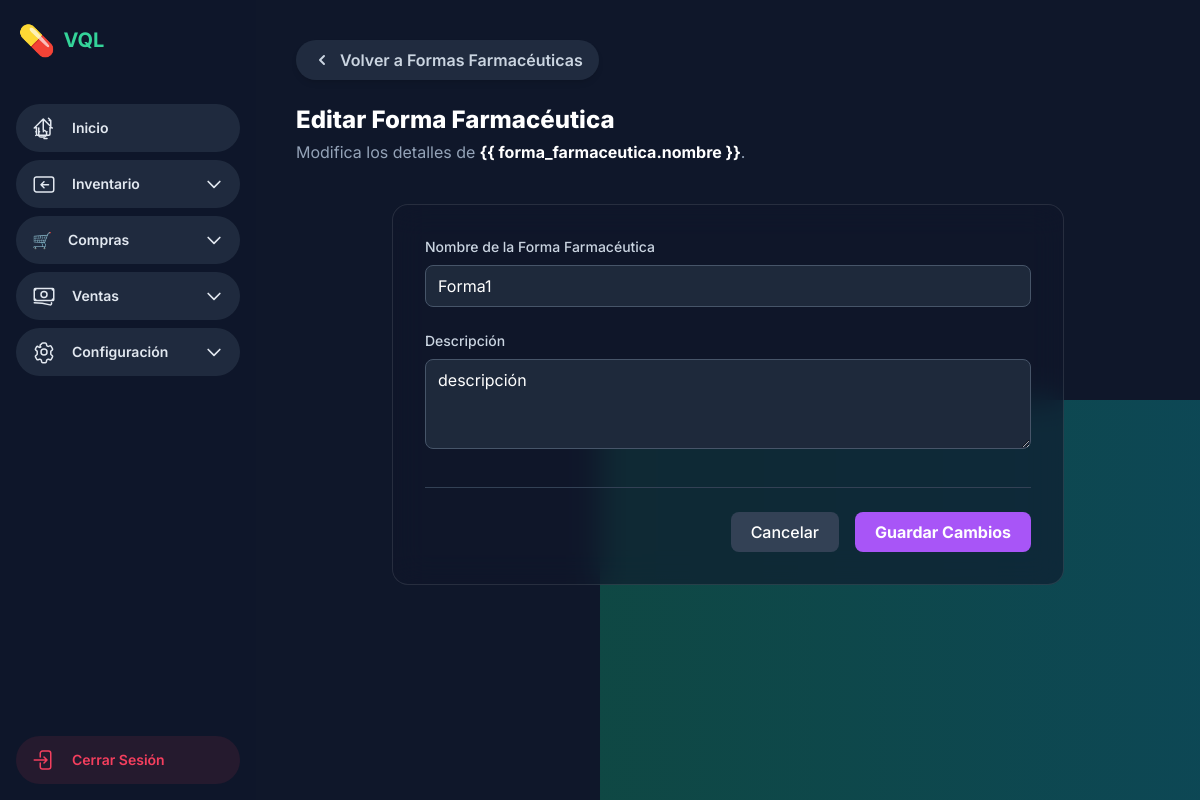
/inventario/formas-farmaceutica/1/editar/, run on an earlier commit of the app's database.
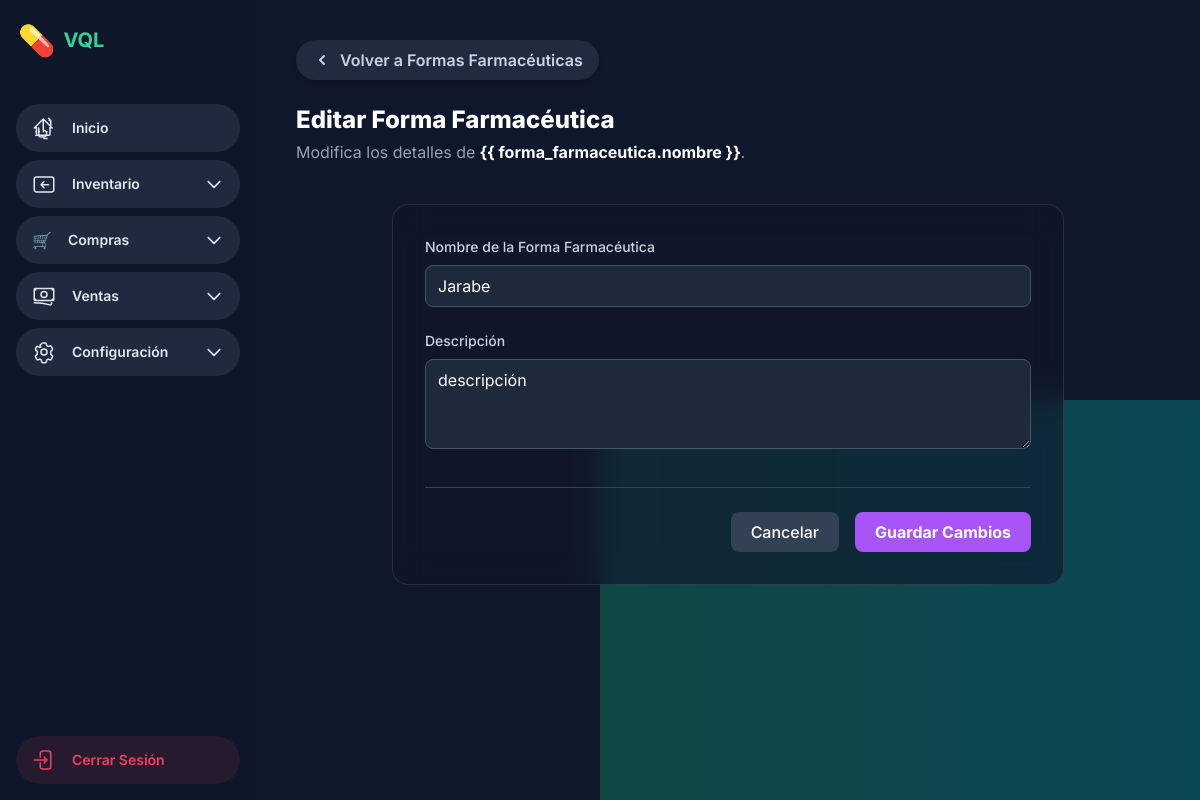
And on a later commit of the database.
### inventario/models.py (models this page shows, shortened)
class FormaFarmaceutica(models.Model):
    nombre = models.CharField(max_length=100, unique=True, verbose_name="Nombre de Forma Farmacéutica")
    descripcion = models.TextField(blank=True, verbose_name="Descripción")
    class Meta:
        verbose_name = "Forma Farmacéutica"
        verbose_name_plural = "Formas Farmacéuticas"
        ordering = ['nombre']

### inventario/views.py (the view)
# urls.py: path('formas-farmaceutica/<int:pk>/editar/', views.forma_farmaceutica_update_view, name='forma_farmaceutica_update'),
def forma_farmaceutica_update_view(request, pk):
    item = get_object_or_404(FormaFarmaceutica, pk=pk)
    if request.method == 'POST':
        form = FormaFarmaceuticaForm(request.POST, instance=item)
        if form.is_valid():
            form.save()
            messages.success(request, f"La forma farmacéutica '{item.nombre}' ha sido actualizada con éxito.")
            return redirect('inventario:forma_farmaceutica_list')
    else:
        form = FormaFarmaceuticaForm(instance=item)
    context = {'form': form, 'forma_farmaceutica': item}
    return render(request, 'inventario_templates/forma_farmaceutica_form.html', context)

### inventario/forms.py
class FormaFarmaceuticaForm(forms.ModelForm):
    class Meta:
        model = FormaFarmaceutica
        fields = ['nombre', 'descripcion']
        widgets = {
            'nombre': forms.TextInput(attrs={'class': 'w-full px-3 py-2 mt-1 border border-slate-600 bg-slate-800 text-white placeholder-slate-400 rounded-lg focus:outline-none focus:ring-2 focus:ring-purple-500 focus:border-purple-500', 'placeholder': 'Ej: Tableta, Jarabe, Crema'}),
            'descripcion': forms.Textarea(attrs={'class': 'w-full px-3 py-2 mt-1 border border-slate-600 bg-slate-800 text-white placeholder-slate-400 rounded-lg focus:outline-none focus:ring-2 focus:ring-purple-500 focus:border-purple-500', 'placeholder': 'Breve descripción de la forma...', 'rows': 3}),
        }
        labels = {'nombre': 'Nombre de la Forma Farmacéutica', 'descripcion': 'Descripción'}

### templates/inventario_templates/forma_farmaceutica_form.html (shortened to what this page needs)
{% extends 'farmacias_main_templates/app_base.html' %}
{% load static %}
{% block app_content %}
<header class="mb-10">
    <a href="{% url 'inventario:forma_farmaceutica_list' %}"
        class="inline-flex items-center gap-2 px-4 py-2 bg-slate-700/50 text-slate-300 font-semibold rounded-full hover:bg-slate-700 hover:text-white transition-all duration-300 shadow-md hover:shadow-lg focus:outline-none focus:ring-2 focus:ring-offset-2 focus:ring-offset-slate-900 focus:ring-purple-500">
        <svg xmlns="http://www.w3.org/2000/svg" class="h-5 w-5" viewBox="0 0 20 20" fill="currentColor">
            <path fill-rule="evenodd"
                d="M12.707 5.293a1 1 0 010 1.414L9.414 10l3.293 3.293a1 1 0 01-1.414 1.414l-4-4a1 1 0 010-1.414l4-4a1 1 0 011.414 0z"
                clip-rule="evenodd" />
        </svg>
        Volver a Formas Farmacéuticas
    </a>
    {% if forma_farmaceutica %}
    <h1 class="text-2xl font-extrabold text-white mt-6">Editar Forma Farmacéutica</h1>
    <p class="text-slate-400 mt-1">Modifica los detalles de <strong class="text-white">{{ forma_farmaceutica.nombre
            }}</strong>.</p>
    {% else %}
    <h1 class="text-2xl font-extrabold text-white mt-6">Crear Nueva Forma Farmacéutica</h1>
    <p class="text-slate-400 mt-1">Define una nueva forma de presentación para tus productos.</p>
    {% endif %}
</header>
<div class="glass-card rounded-2xl p-8 max-w-2xl mx-auto">
    <form method="post" action="">
        <div class="space-y-6">
            <div>
                <label for="{{ form.nombre.id_for_label }}" class="block text-sm font-medium text-slate-300 mb-1">Nombre
                    de la Forma Farmacéutica</label>
                {{ form.nombre }}
            </div>
            <div>
                <label for="{{ form.descripcion.id_for_label }}"
                    class="block text-sm font-medium text-slate-300 mb-1">Descripción</label>
                {{ form.descripcion }}
            </div>
        </div>
        <div class="mt-8 pt-6 border-t border-slate-700 flex justify-end gap-4">
            <a href="{% url 'inventario:forma_farmaceutica_list' %}"
                class="px-5 py-2 rounded-lg bg-slate-700 hover:bg-slate-600 text-white font-medium transition-colors">Cancelar</a>
            <button type="submit"
                class="px-5 py-2 rounded-lg bg-purple-500 hover:bg-purple-600 text-white font-bold transition-colors">
                {% if forma_farmaceutica %}
                Guardar Cambios
                {% else %}
                Guardar Forma
                {% endif %}
            </button>
        </div>
    </form>
</div>
{% endblock %}

What changed in the data, as far as the page shows it:
changed FormaFarmaceutica "descripción": nombre "Forma1" → "Jarabe"
